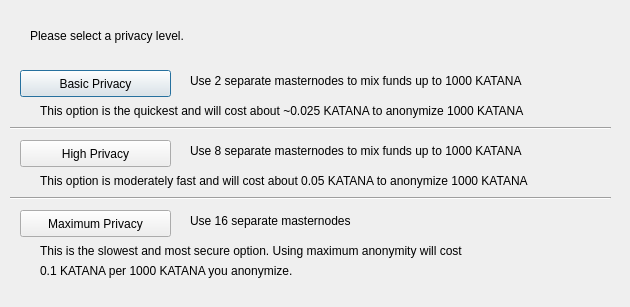
<?xml version="1.0" encoding="UTF-8"?>
<ui version="4.0">
 <class>ObfuscationConfig</class>
 <widget class="QDialog" name="ObfuscationConfig">
  <property name="geometry">
   <rect>
    <x>0</x>
    <y>0</y>
    <width>630</width>
    <height>307</height>
   </rect>
  </property>
  <property name="windowTitle">
   <string>Configure Obfuscation</string>
  </property>
  <widget class="QPushButton" name="buttonBasic">
   <property name="geometry">
    <rect>
     <x>20</x>
     <y>70</y>
     <width>151</width>
     <height>27</height>
    </rect>
   </property>
   <property name="text">
    <string>Basic Privacy</string>
   </property>
  </widget>
  <widget class="QPushButton" name="buttonHigh">
   <property name="geometry">
    <rect>
     <x>20</x>
     <y>140</y>
     <width>151</width>
     <height>27</height>
    </rect>
   </property>
   <property name="text">
    <string>High Privacy</string>
   </property>
  </widget>
  <widget class="QPushButton" name="buttonMax">
   <property name="geometry">
    <rect>
     <x>20</x>
     <y>210</y>
     <width>151</width>
     <height>27</height>
    </rect>
   </property>
   <property name="text">
    <string>Maximum Privacy</string>
   </property>
  </widget>
  <widget class="QLabel" name="label">
   <property name="geometry">
    <rect>
     <x>30</x>
     <y>20</y>
     <width>571</width>
     <height>31</height>
    </rect>
   </property>
   <property name="text">
    <string>Please select a privacy level.</string>
   </property>
  </widget>
  <widget class="QLabel" name="label_2">
   <property name="geometry">
    <rect>
     <x>190</x>
     <y>70</y>
     <width>421</width>
     <height>21</height>
    </rect>
   </property>
   <property name="text">
    <string>Use 2 separate masternodes to mix funds up to 1000 KATANA</string>
   </property>
  </widget>
  <widget class="QLabel" name="label_3">
   <property name="geometry">
    <rect>
     <x>190</x>
     <y>140</y>
     <width>411</width>
     <height>21</height>
    </rect>
   </property>
   <property name="text">
    <string>Use 8 separate masternodes to mix funds up to 1000 KATANA</string>
   </property>
  </widget>
  <widget class="QLabel" name="label_4">
   <property name="geometry">
    <rect>
     <x>190</x>
     <y>210</y>
     <width>421</width>
     <height>21</height>
    </rect>
   </property>
   <property name="text">
    <string>Use 16 separate masternodes</string>
   </property>
  </widget>
  <widget class="QLabel" name="label_6">
   <property name="geometry">
    <rect>
     <x>40</x>
     <y>100</y>
     <width>561</width>
     <height>21</height>
    </rect>
   </property>
   <property name="text">
    <string>This option is the quickest and will cost about ~0.025 KATANA to anonymize 1000 KATANA</string>
   </property>
  </widget>
  <widget class="QLabel" name="label_7">
   <property name="geometry">
    <rect>
     <x>40</x>
     <y>170</y>
     <width>561</width>
     <height>21</height>
    </rect>
   </property>
   <property name="text">
    <string>This option is moderately fast and will cost about 0.05 KATANA to anonymize 1000 KATANA</string>
   </property>
  </widget>
  <widget class="QLabel" name="label_8">
   <property name="geometry">
    <rect>
     <x>40</x>
     <y>240</y>
     <width>561</width>
     <height>21</height>
    </rect>
   </property>
   <property name="text">
    <string>This is the slowest and most secure option. Using maximum anonymity will cost</string>
   </property>
  </widget>
  <widget class="QLabel" name="label_9">
   <property name="geometry">
    <rect>
     <x>40</x>
     <y>260</y>
     <width>561</width>
     <height>21</height>
    </rect>
   </property>
   <property name="text">
    <string>0.1 KATANA per 1000 KATANA you anonymize.</string>
   </property>
  </widget>
  <widget class="Line" name="line">
   <property name="geometry">
    <rect>
     <x>10</x>
     <y>120</y>
     <width>601</width>
     <height>16</height>
    </rect>
   </property>
   <property name="orientation">
    <enum>Qt::Horizontal</enum>
   </property>
  </widget>
  <widget class="Line" name="line_2">
   <property name="geometry">
    <rect>
     <x>10</x>
     <y>190</y>
     <width>601</width>
     <height>16</height>
    </rect>
   </property>
   <property name="orientation">
    <enum>Qt::Horizontal</enum>
   </property>
  </widget>
 </widget>
 <resources/>
 <connections/>
</ui>
